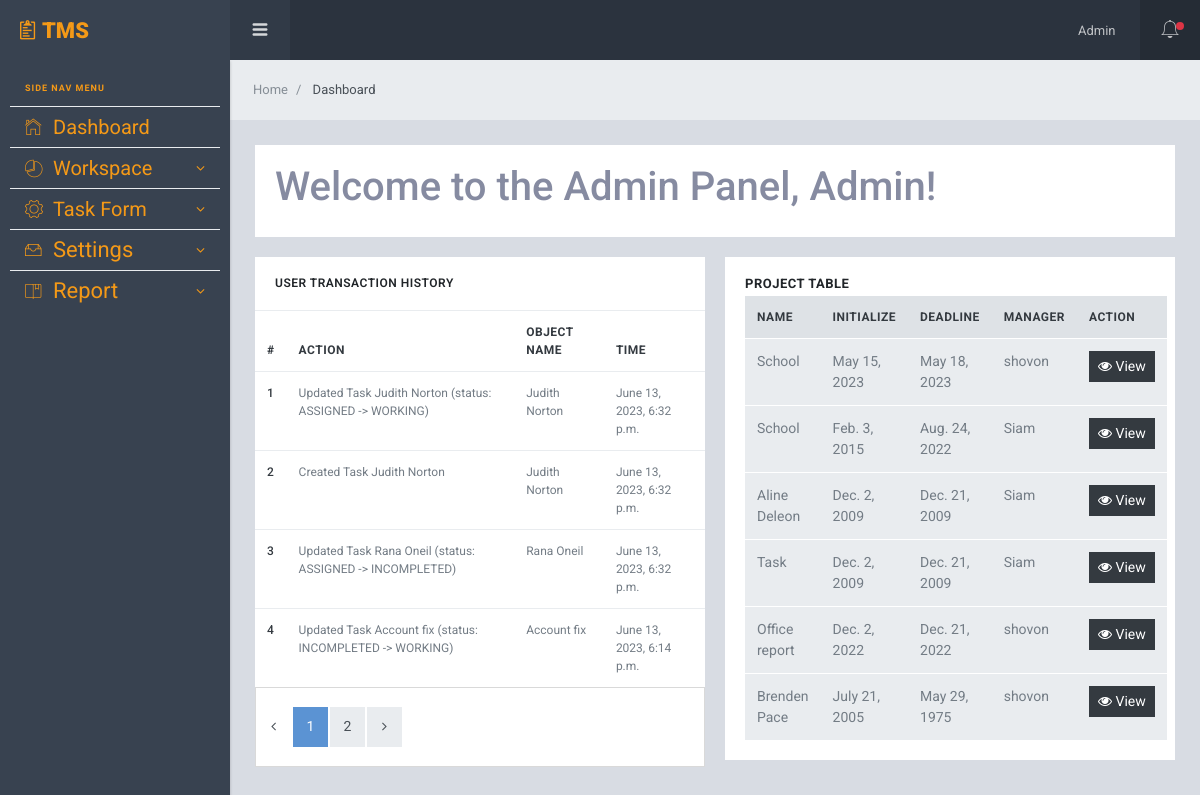
Page / (signed in) on the earlier database version.
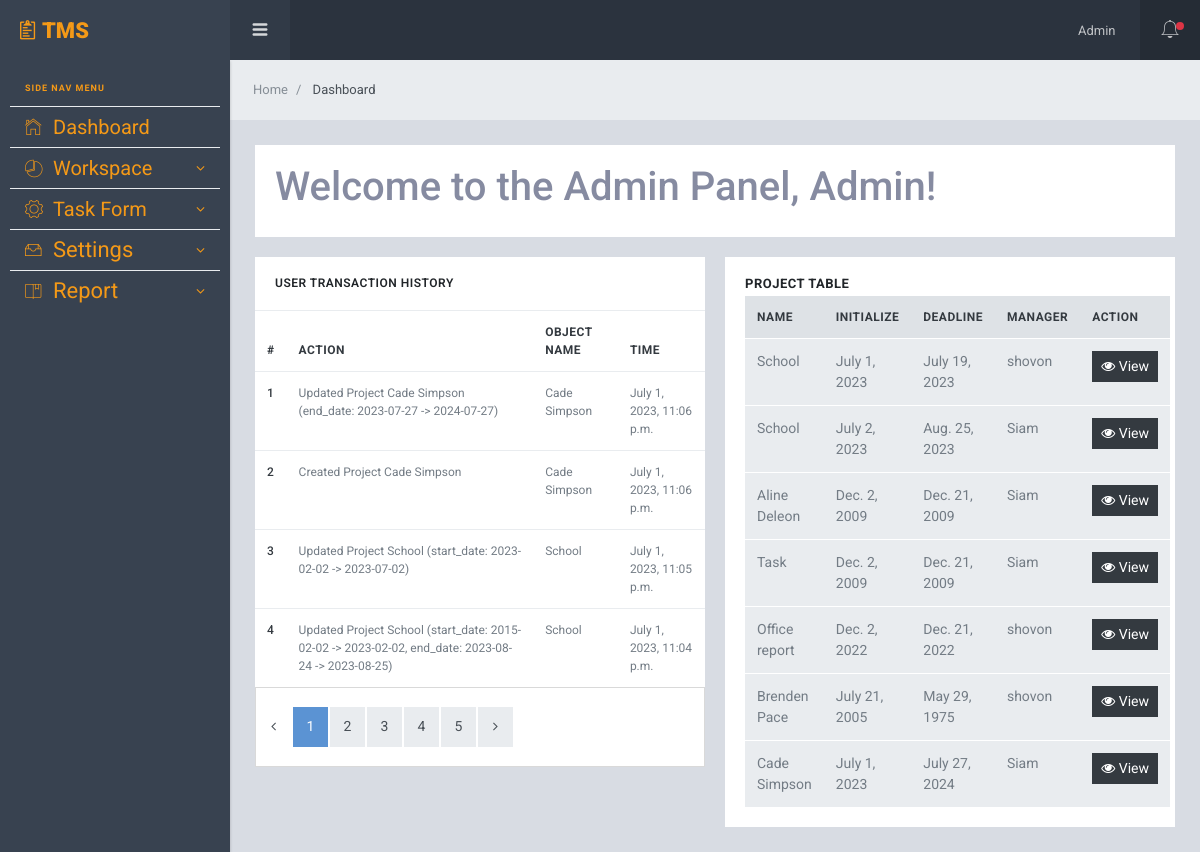
Same page on the later database version.
### App_Userlog/models.py (models this page shows, shortened)
class UserLog(models.Model):
    user = models.ForeignKey(User, on_delete=models.CASCADE)
    action = models.CharField(max_length=255)
    timestamp = models.DateTimeField(auto_now_add=True)
    content_type = models.ForeignKey(ContentType, on_delete=models.SET_NULL, null=True)
    object_id = models.CharField(max_length=255)
    content_object = GenericForeignKey('content_type', 'object_id')

### App_Project/models.py (models this page shows, shortened)
class Task(models.Model):
    STATUS_CHOICES = (
        ('ASSIGNED', 'Assigned'),
        ('WORKING', 'Working'),
        ('COMPLETED', 'Completed'),
        ('INCOMPLETED', 'Incompleted'),
    )
    name = models.CharField(max_length=255)
    description = models.TextField(max_length=500, blank=True, null=True)
    start_date = models.DateTimeField()
    end_date = models.DateTimeField()
    project = models.ForeignKey(Project, on_delete=models.CASCADE, related_name = 'tasks')
    assigned_to = models.ManyToManyField(Employee, related_name='assigned_tasks')
    status = models.CharField(max_length=20, choices=STATUS_CHOICES, default='ASSIGNED')
    completed_by = models.ManyToManyField(Employee, related_name='completed_tasks', blank=True)
    created_at = models.DateTimeField(auto_now_add=True)
    updated_at = models.DateTimeField(auto_now=True)
    def __str__(self):
        return self.name

class Project(models.Model):
    name = models.CharField(max_length=255)
    description = models.TextField(max_length=500, blank=True, null=True)
    start_date = models.DateField()
    end_date = models.DateField()
    manager = models.ForeignKey(Employee, on_delete=models.CASCADE, related_name='managed_projects')
    employees = models.ManyToManyField(Employee, related_name='projects')
    def __str__(self):
        return self.name

### App_User/models.py (models this page shows)
class Employee(models.Model):
    user = models.OneToOneField(User, on_delete=models.CASCADE)
    profile = models.ForeignKey(UserProfile, on_delete=models.CASCADE)
    is_active = models.BooleanField(default=True)
    def __str__(self):
        return self.user.username

### App_User/views.py (the view)
# urls.py: path('', views.home, name='home'),
@login_required
def home(request):
    user_log = UserLog.objects.filter(user=request.user).order_by('-timestamp')
    paginator = Paginator(user_log, 4)
    page = request.GET.get('page')
    user_logs = paginator.get_page(page)
    projects = Project.objects.all()
    context = {
        'user_logs': user_logs,
        'projects': projects
    }
    return render(request, 'App_User/home.html', context)

### templates/App_User/home.html (shortened to what the changed rows need)
{% extends 'layouts/base.html' %}
{% block body_block %}
<div class="row mg-b-20">
  <div class="col-xl-12">
    <div class="card pd-20">
        <h1 class="">Welcome to the Admin Panel, {{user|capfirst }}!</h1>
    </div>
  </div>
</div>
<div class="row row-sm mg-t-20">
  <div class="col-lg-6">
    <div class="card">
      <table class="table table-white table-responsive mg-b-0 tx-12">
        <thead>
          <tr class="tx-10">
            <th class="pd-y-5" scope="col">#</th>
            <th class="pd-y-5" scope="col">Action</th>
            <th class="pd-y-5" scope="col">Object Name</th>
            <th class="pd-y-5" scope="col">Time</th>
          </tr>
        </thead>
        <tbody>
            {% for user_log in user_logs %}
            <tr>
                <th scope="row">{{ forloop.counter }}</th>
                <td>{{ user_log.action }}</td>
                <td>{{ user_log.content_object }}</td>
                <td>{{ user_log.timestamp }}</td>
            </tr>
            {% endfor %}
        </tbody>
      </table>
      <div class="ht-80 bd d-flex align-items-center justify-content-left">
        <nav aria-label="Page navigation">
          <ul class="pagination pagination-basic mg-b-0">
            {% for i in user_logs.paginator.page_range %}
                {% if user_logs.number == i %}
                    <li class="page-item active"><a href="?page={{ i }}" class="page-link">{{ i }}</a></li>
                {% else %}
                    <li class="page-item"><a href="?page={{ i }}" class="page-link">{{ i }}</a></li>
                {% endif %}
            {% endfor %}
          </ul>
        </nav>
      </div>
    </div>
  </div>
    <div class="col-xl-6">
      <div class="card overflow-hidden">
        <div class="card-header bg-transparent pd-y-20 d-sm-flex align-items-center justify-content-between">
          <div class="mg-b-20 mg-sm-b-0">
            <div class="table-responsive">
              <table class="table mg-b-0">
                <thead>
                  <tr>
                    <th>Name</th>
                    <th>Initialize</th>
                    <th>Deadline</th>
                    <th>Manager</th>
                    <th>Action</th>
                  </tr>
                </thead>
                <tbody>
                {% if projects %}
                  {% for project in projects %}
                  <tr>
                    <td>{{ project.name }}</td>
                    <td>{{ project.start_date }}</td>
                    <td>{{ project.end_date }}</td>
                    <td>{{ project.manager }}</td>
                    <td>
                       <button class="btn btn-sm btn-dark">
                        <a class="text-white" href="{% url 'App_Project:project_detail' project.pk %}"><i class="fa fa-eye" ></i> View</a>
                       </button>
                    </td>
                  </tr>
                  {% endfor %}
                  {% else %}
                  <tr><td>No Projects Found.</td> </tr>
                {% endif %}
                </tbody>
              </table>
            </div>
          </div>
        </div>
      </div>
    </div>
</div>
{% endblock body_block %}

Differences in the rows shown:
no longer on this page (row unchanged): UserLog: action "Updated Task Judith Norton (status: ASSIGNED -> WORKING)", content_object "Judith Norton", timestamp "June 13, 2023, 6:32 p.m."
no longer on this page (row unchanged): UserLog: action "Created Task Judith Norton", content_object "Judith Norton", timestamp "June 13, 2023, 6:32 p.m."
no longer on this page (row unchanged): UserLog: action "Updated Task Rana Oneil (status: ASSIGNED -> INCOMPLETED)", content_object "Rana Oneil", timestamp "June 13, 2023, 6:32 p.m."
no longer on this page (row unchanged): UserLog: action "Updated Task Account fix (status: INCOMPLETED -> WORKING)", content_object "Account fix", timestamp "June 13, 2023, 6:14 p.m."
added UserLog: action "Updated Project Cade Simpson (end_date: 2023-07-27 -> 2024-07-27)", content_object "Cade Simpson", timestamp "July 1, 2023, 11:06 p.m."
added UserLog: action "Created Project Cade Simpson", content_object "Cade Simpson", timestamp "July 1, 2023, 11:06 p.m."
added UserLog: action "Updated Project School (start_date: 2023-02-02 -> 2023-07-02)", content_object "School", timestamp "July 1, 2023, 11:05 p.m."
added UserLog: action "Updated Project School (start_date: 2015-02-02 -> 2023-02-02, end_date: 2023-08-24 -> 2023-08-25)", content_object "School", timestamp "July 1, 2023, 11:04 p.m."
changed Project: start_date "May 15, 2023" → "July 1, 2023"; end_date "May 18, 2023" → "July 19, 2023"
changed Project: start_date "Feb. 3, 2015" → "July 2, 2023"; end_date "Aug. 24, 2022" → "Aug. 25, 2023"
added Project: name "Cade Simpson", start_date "July 1, 2023", end_date "July 27, 2024", manager "Siam"
Other differences:
new list line: "3"
new list line: "4"
new list line: "5"
